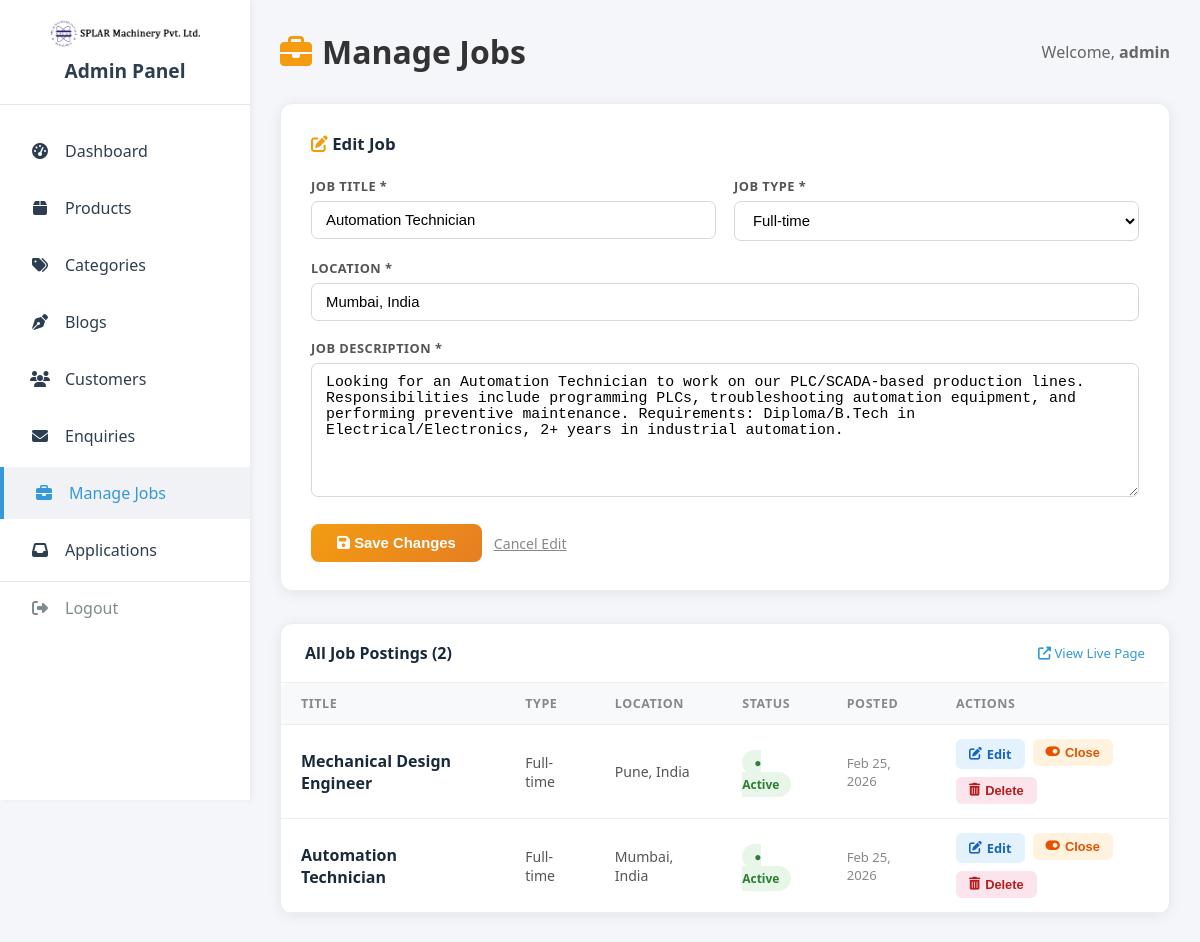
The app's page /admin/manage_jobs.php?edit=2 (signed in) with its own data.
### tables this page shows
CREATE TABLE IF NOT EXISTS `jobs` (
  `id`          INT AUTO_INCREMENT PRIMARY KEY,
  `title`       VARCHAR(255) NOT NULL,
  `type`        ENUM('Full-time','Part-time','Contract','Internship') DEFAULT 'Full-time',
  `location`    VARCHAR(255) NOT NULL,
  `description` TEXT NOT NULL,
  `status`      ENUM('Active','Closed') DEFAULT 'Active',
  `posted_at`   TIMESTAMP DEFAULT CURRENT_TIMESTAMP
);

### admin/manage_jobs.php (the view, shortened to what this page needs)
<?php
require_once '../includes/db.php';
$edit_job   = null;
if (isset($_GET['edit'])) {
    $edit_id = (int) $_GET['edit'];
    try {
        $stmt    = $pdo->prepare("SELECT * FROM jobs WHERE id=?");
        $stmt->execute([$edit_id]);
        $edit_job = $stmt->fetch();
    } catch (PDOException $e) {
        $edit_job = null;
    }
}
try {
    $stmt = $pdo->query("SELECT * FROM jobs ORDER BY posted_at DESC");
    $jobs = $stmt->fetchAll();
} catch (PDOException $e) {
    $jobs = [];
}
?>
<?php include 'includes/header.php'; ?>
<body>
<?php include 'includes/sidebar.php'; ?>
<div class="main-content">
    <header class="dashboard-header">
        <h1><i class="fas fa-briefcase" style="color:#f39c12;margin-right:10px;"></i>Manage Jobs</h1>
        <div class="user-info">Welcome, <strong><?= htmlspecialchars($_SESSION['admin_username'] ?? 'Admin') ?></strong></div>
    </header>
    <div class="form-card" style="background:#fff;border-radius:12px;padding:28px 30px;box-shadow:0 2px 14px rgba(0,0,0,0.07);margin-bottom:32px;border:1px solid #eaecf0;">
        <h3 style="margin:0 0 22px;color:#1a2a3a;font-size:1.05rem;">
            <?= $edit_job ? '<i class="fas fa-edit" style="color:#f39c12"></i> Edit Job' : '<i class="fas fa-plus-circle" style="color:#f39c12"></i> Post a New Job' ?>
        </h3>
        <form method="POST">
            <div style="display:grid;grid-template-columns:1fr 1fr;gap:18px;margin-bottom:18px;">
                <div>
                    <label style="display:block;font-size:0.8rem;font-weight:600;color:#555;text-transform:uppercase;letter-spacing:.5px;margin-bottom:6px;">Job Title *</label>
                    <input type="text" name="title" placeholder="e.g. Mechanical Engineer" style="width:100%;padding:10px 14px;border:1px solid #d0d9e0;border-radius:7px;font-size:0.93rem;box-sizing:border-box;" required value="<?= htmlspecialchars($edit_job['title'] ?? '') ?>">
                </div>
                <div>
                    <label style="display:block;font-size:0.8rem;font-weight:600;color:#555;text-transform:uppercase;letter-spacing:.5px;margin-bottom:6px;">Job Type *</label>
                    <select name="type" style="width:100%;padding:10px 14px;border:1px solid #d0d9e0;border-radius:7px;font-size:0.93rem;background:#fff;box-sizing:border-box;">
                        <?php foreach (['Full-time','Part-time','Contract','Internship'] as $t): ?>
                            <option value="<?= $t ?>" <?= ($edit_job['type'] ?? 'Full-time') === $t ? 'selected' : '' ?>><?= $t ?></option>
                        <?php endforeach; ?>
                    </select>
                </div>
            </div>
            <div style="margin-bottom:18px;">
                <label style="display:block;font-size:0.8rem;font-weight:600;color:#555;text-transform:uppercase;letter-spacing:.5px;margin-bottom:6px;">Location *</label>
                <input type="text" name="location" placeholder="e.g. Pune, India" style="width:100%;padding:10px 14px;border:1px solid #d0d9e0;border-radius:7px;font-size:0.93rem;box-sizing:border-box;" required value="<?= htmlspecialchars($edit_job['location'] ?? '') ?>">
            </div>
            <div style="margin-bottom:22px;">
                <label style="display:block;font-size:0.8rem;font-weight:600;color:#555;text-transform:uppercase;letter-spacing:.5px;margin-bottom:6px;">Job Description *</label>
                <textarea name="description" rows="7" placeholder="Describe the role, responsibilities, and requirements..." style="width:100%;padding:10px 14px;border:1px solid #d0d9e0;border-radius:7px;font-size:0.93rem;resize:vertical;box-sizing:border-box;" required><?= htmlspecialchars($edit_job['description'] ?? '') ?></textarea>
            </div>
            <div style="display:flex;gap:12px;align-items:center;">
                <button type="submit" style="background:linear-gradient(135deg,#f39c12,#e67e22);color:#fff;border:none;padding:11px 26px;border-radius:8px;font-size:0.93rem;font-weight:700;cursor:pointer;">
                    <i class="fas <?= $edit_job ? 'fa-save' : 'fa-plus' ?>"></i>
                    <?= $edit_job ? ' Save Changes' : ' Post Job' ?>
                </button>
                <?php if ($edit_job): ?>
                    <a href="manage_jobs.php" style="color:#888;text-decoration:underline;font-size:0.88rem;">Cancel Edit</a>
                <?php endif; ?>
            </div>
        </form>
    </div>
    <div style="background:#fff;border-radius:12px;box-shadow:0 2px 14px rgba(0,0,0,0.07);border:1px solid #eaecf0;overflow:hidden;">
        <div style="padding:18px 24px;border-bottom:1px solid #f0f0f0;display:flex;align-items:center;justify-content:space-between;">
            <h3 style="margin:0;color:#1a2a3a;font-size:1rem;">All Job Postings (<?= count($jobs) ?>)</h3>
            <a href="../careers.php" target="_blank" style="font-size:0.82rem;color:#3498db;text-decoration:none;"><i class="fas fa-external-link-alt"></i> View Live Page</a>
        </div>
        <?php if (empty($jobs)): ?>
            <p style="padding:40px;text-align:center;color:#aaa;">No jobs posted yet. Use the form above to add one.</p>
        <?php else: ?>
        <div style="overflow-x:auto;">
        <table style="width:100%;border-collapse:collapse;">
            <thead style="background:#f8fafc;">
                <tr>
                    <th style="padding:12px 20px;text-align:left;font-size:0.78rem;text-transform:uppercase;letter-spacing:.6px;color:#888;font-weight:700;">Title</th>
                    <th style="padding:12px 20px;text-align:left;font-size:0.78rem;text-transform:uppercase;letter-spacing:.6px;color:#888;font-weight:700;">Type</th>
                    <th style="padding:12px 20px;text-align:left;font-size:0.78rem;text-transform:uppercase;letter-spacing:.6px;color:#888;font-weight:700;">Location</th>
                    <th style="padding:12px 20px;text-align:left;font-size:0.78rem;text-transform:uppercase;letter-spacing:.6px;color:#888;font-weight:700;">Status</th>
                    <th style="padding:12px 20px;text-align:left;font-size:0.78rem;text-transform:uppercase;letter-spacing:.6px;color:#888;font-weight:700;">Posted</th>
                    <th style="padding:12px 20px;text-align:left;font-size:0.78rem;text-transform:uppercase;letter-spacing:.6px;color:#888;font-weight:700;">Actions</th>
                </tr>
            </thead>
            <tbody>
            <?php foreach ($jobs as $job): ?>
                <tr style="border-top:1px solid #f0f4f8;transition:background 0.15s;" onmouseover="this.style.background='#fafcff'" onmouseout="this.style.background=''">
                    <td style="padding:14px 20px;font-weight:600;color:#1a2a3a;"><?= htmlspecialchars($job['title']) ?></td>
                    <td style="padding:14px 20px;font-size:0.88rem;color:#555;"><?= htmlspecialchars($job['type']) ?></td>
                    <td style="padding:14px 20px;font-size:0.88rem;color:#555;"><?= htmlspecialchars($job['location']) ?></td>
                    <td style="padding:14px 20px;">
                        <?php if ($job['status'] === 'Active'): ?>
                            <span style="background:#e8f5e9;color:#2e7d32;padding:4px 12px;border-radius:50px;font-size:0.75rem;font-weight:700;">● Active</span>
                        <?php else: ?>
                            <span style="background:#fce4ec;color:#b71c1c;padding:4px 12px;border-radius:50px;font-size:0.75rem;font-weight:700;">● Closed</span>
                        <?php endif; ?>
                    </td>
                    <td style="padding:14px 20px;font-size:0.82rem;color:#888;"><?= date('M j, Y', strtotime($job['posted_at'])) ?></td>
                    <td style="padding:14px 20px;">
                        <div style="display:flex;gap:8px;flex-wrap:wrap;">
                            <a href="manage_jobs.php?edit=<?= $job['id'] ?>" style="display:inline-flex;align-items:center;gap:5px;background:#e3f2fd;color:#1565c0;padding:6px 13px;border-radius:6px;font-size:0.8rem;font-weight:600;text-decoration:none;">
                                <i class="fas fa-edit"></i> Edit
                            </a>
                            <form method="POST" style="display:inline;">
                                <button type="submit" style="display:inline-flex;align-items:center;gap:5px;background:<?= $job['status']==='Active' ? '#fff3e0' : '#f3e5f5' ?>;color:<?= $job['status']==='Active' ? '#e65100' : '#6a1b9a' ?>;padding:6px 13px;border-radius:6px;font-size:0.8rem;font-weight:600;border:none;cursor:pointer;">
                                    <i class="fas fa-toggle-<?= $job['status']==='Active' ? 'on' : 'off' ?>"></i>
                                    <?= $job['status']==='Active' ? 'Close' : 'Reopen' ?>
                                </button>
                            </form>
                            <form method="POST" style="display:inline;" onsubmit="return confirm('Delete this job? All applications will also be removed.');">
                                <button type="submit" style="display:inline-flex;align-items:center;gap:5px;background:#fce4ec;color:#b71c1c;padding:6px 13px;border-radius:6px;font-size:0.8rem;font-weight:600;border:none;cursor:pointer;">
                                    <i class="fas fa-trash-alt"></i> Delete
                                </button>
                            </form>
                        </div>
                    </td>
                </tr>
            <?php endforeach; ?>
            </tbody>
        </table>
        </div>
        <?php endif; ?>
    </div>
</div>
<?php include 'includes/footer.php'; ?>

### assets/css/admin.css (style rules this page uses)
:root { --sidebar-bg: #ffffff; --sidebar-color: #2c3e50; --active-link: #f0f2f5; --light-bg: #f4f6f9; --card-shadow: 0 4px 6px rgba(0, 0, 0, 0.1); --primary-color: #3498db; --success-color: #2ecc71; --danger-color: #e74c3c; --text-color: #333; }
* { box-sizing: border-box; margin: 0; padding: 0; }
body { font-family: 'Segoe UI', Tahoma, Geneva, Verdana, sans-serif; background-color: var(--light-bg); display: flex; min-height: 100vh; }
.main-content { margin-left: 250px; width: calc(100% - 250px); padding: 30px; }
.dashboard-header, .page-header { display: flex; justify-content: space-between; align-items: center; margin-bottom: 30px; }
.dashboard-header h1, .page-header h1 { color: var(--text-color); }
.user-info { color: #666; }
table { width: 100%; border-collapse: collapse; background: white; box-shadow: var(--card-shadow); border-radius: 8px; overflow: hidden; }
th, td { text-align: left; padding: 12px 15px; border-bottom: 1px solid #eee; }
th { background-color: #f8f9fa; color: #666; font-weight: 600; }

### records on screen
jobs: title "Automation Technician", type "Full-time", location "Mumbai, India", description "Looking for an Automation Technician to work on our PLC/SCADA-based production lines. Responsibilities include programming PLCs, troubleshooting automation equipment, and performing preventive maintenance. Requirements: Diploma/B.Tech in Electrical/Electronics, 2+ years in industrial automation.", status "● Active", posted_at "Feb 25, 2026"
jobs: title "Mechanical Design Engineer", type "Full-time", location "Pune, India", status "● Active", posted_at "Feb 25, 2026"

### other values on screen
$_SESSION['admin_username'] "admin"
count($jobs) "2"
